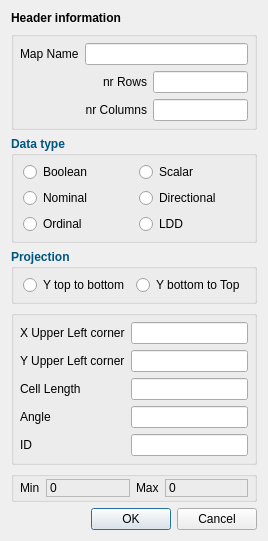
<?xml version="1.0" encoding="UTF-8"?>
<ui version="4.0">
 <class>nutshellmapattribute</class>
 <widget class="QDialog" name="nutshellmapattribute">
  <property name="geometry">
   <rect>
    <x>0</x>
    <y>0</y>
    <width>244</width>
    <height>484</height>
   </rect>
  </property>
  <property name="windowTitle">
   <string>Map header information</string>
  </property>
  <property name="windowIcon">
   <iconset resource="nutshellqt.qrc">
    <normaloff>:/resources/header.png</normaloff>:/resources/header.png</iconset>
  </property>
  <layout class="QGridLayout" name="gridLayout_3">
   <item row="2" column="0">
    <widget class="QGroupBox" name="groupBox_datatype">
     <property name="palette">
      <palette>
       <active>
        <colorrole role="WindowText">
         <brush brushstyle="SolidPattern">
          <color alpha="255">
           <red>0</red>
           <green>85</green>
           <blue>127</blue>
          </color>
         </brush>
        </colorrole>
       </active>
       <inactive>
        <colorrole role="WindowText">
         <brush brushstyle="SolidPattern">
          <color alpha="255">
           <red>0</red>
           <green>85</green>
           <blue>127</blue>
          </color>
         </brush>
        </colorrole>
       </inactive>
       <disabled>
        <colorrole role="WindowText">
         <brush brushstyle="SolidPattern">
          <color alpha="255">
           <red>122</red>
           <green>122</green>
           <blue>122</blue>
          </color>
         </brush>
        </colorrole>
       </disabled>
      </palette>
     </property>
     <property name="font">
      <font>
       <weight>75</weight>
       <bold>true</bold>
      </font>
     </property>
     <property name="title">
      <string>Data type</string>
     </property>
     <property name="flat">
      <bool>false</bool>
     </property>
     <layout class="QGridLayout" name="gridLayout_4">
      <property name="leftMargin">
       <number>9</number>
      </property>
      <property name="topMargin">
       <number>6</number>
      </property>
      <property name="rightMargin">
       <number>9</number>
      </property>
      <property name="bottomMargin">
       <number>6</number>
      </property>
      <property name="horizontalSpacing">
       <number>9</number>
      </property>
      <property name="verticalSpacing">
       <number>6</number>
      </property>
      <item row="0" column="0">
       <widget class="QRadioButton" name="radioButton_boolean">
        <property name="palette">
         <palette>
          <active>
           <colorrole role="WindowText">
            <brush brushstyle="SolidPattern">
             <color alpha="255">
              <red>0</red>
              <green>0</green>
              <blue>0</blue>
             </color>
            </brush>
           </colorrole>
          </active>
          <inactive>
           <colorrole role="WindowText">
            <brush brushstyle="SolidPattern">
             <color alpha="255">
              <red>0</red>
              <green>0</green>
              <blue>0</blue>
             </color>
            </brush>
           </colorrole>
          </inactive>
          <disabled>
           <colorrole role="WindowText">
            <brush brushstyle="SolidPattern">
             <color alpha="255">
              <red>122</red>
              <green>122</green>
              <blue>122</blue>
             </color>
            </brush>
           </colorrole>
          </disabled>
         </palette>
        </property>
        <property name="font">
         <font>
          <weight>50</weight>
          <bold>false</bold>
         </font>
        </property>
        <property name="text">
         <string>Boolean</string>
        </property>
        <attribute name="buttonGroup">
         <string>buttonGroup</string>
        </attribute>
       </widget>
      </item>
      <item row="0" column="1">
       <widget class="QRadioButton" name="radioButton_scalar">
        <property name="palette">
         <palette>
          <active>
           <colorrole role="WindowText">
            <brush brushstyle="SolidPattern">
             <color alpha="255">
              <red>0</red>
              <green>0</green>
              <blue>0</blue>
             </color>
            </brush>
           </colorrole>
          </active>
          <inactive>
           <colorrole role="WindowText">
            <brush brushstyle="SolidPattern">
             <color alpha="255">
              <red>0</red>
              <green>0</green>
              <blue>0</blue>
             </color>
            </brush>
           </colorrole>
          </inactive>
          <disabled>
           <colorrole role="WindowText">
            <brush brushstyle="SolidPattern">
             <color alpha="255">
              <red>122</red>
              <green>122</green>
              <blue>122</blue>
             </color>
            </brush>
           </colorrole>
          </disabled>
         </palette>
        </property>
        <property name="font">
         <font>
          <weight>50</weight>
          <bold>false</bold>
         </font>
        </property>
        <property name="text">
         <string>Scalar</string>
        </property>
        <attribute name="buttonGroup">
         <string>buttonGroup</string>
        </attribute>
       </widget>
      </item>
      <item row="1" column="0">
       <widget class="QRadioButton" name="radioButton_nominal">
        <property name="palette">
         <palette>
          <active>
           <colorrole role="WindowText">
            <brush brushstyle="SolidPattern">
             <color alpha="255">
              <red>0</red>
              <green>0</green>
              <blue>0</blue>
             </color>
            </brush>
           </colorrole>
          </active>
          <inactive>
           <colorrole role="WindowText">
            <brush brushstyle="SolidPattern">
             <color alpha="255">
              <red>0</red>
              <green>0</green>
              <blue>0</blue>
             </color>
            </brush>
           </colorrole>
          </inactive>
          <disabled>
           <colorrole role="WindowText">
            <brush brushstyle="SolidPattern">
             <color alpha="255">
              <red>122</red>
              <green>122</green>
              <blue>122</blue>
             </color>
            </brush>
           </colorrole>
          </disabled>
         </palette>
        </property>
        <property name="font">
         <font>
          <weight>50</weight>
          <bold>false</bold>
         </font>
        </property>
        <property name="text">
         <string>Nominal</string>
        </property>
        <attribute name="buttonGroup">
         <string>buttonGroup</string>
        </attribute>
       </widget>
      </item>
      <item row="1" column="1">
       <widget class="QRadioButton" name="radioButton_directional">
        <property name="palette">
         <palette>
          <active>
           <colorrole role="WindowText">
            <brush brushstyle="SolidPattern">
             <color alpha="255">
              <red>0</red>
              <green>0</green>
              <blue>0</blue>
             </color>
            </brush>
           </colorrole>
          </active>
          <inactive>
           <colorrole role="WindowText">
            <brush brushstyle="SolidPattern">
             <color alpha="255">
              <red>0</red>
              <green>0</green>
              <blue>0</blue>
             </color>
            </brush>
           </colorrole>
          </inactive>
          <disabled>
           <colorrole role="WindowText">
            <brush brushstyle="SolidPattern">
             <color alpha="255">
              <red>122</red>
              <green>122</green>
              <blue>122</blue>
             </color>
            </brush>
           </colorrole>
          </disabled>
         </palette>
        </property>
        <property name="font">
         <font>
          <weight>50</weight>
          <bold>false</bold>
         </font>
        </property>
        <property name="text">
         <string>Directional</string>
        </property>
        <attribute name="buttonGroup">
         <string>buttonGroup</string>
        </attribute>
       </widget>
      </item>
      <item row="2" column="0">
       <widget class="QRadioButton" name="radioButton_ordinal">
        <property name="palette">
         <palette>
          <active>
           <colorrole role="WindowText">
            <brush brushstyle="SolidPattern">
             <color alpha="255">
              <red>0</red>
              <green>0</green>
              <blue>0</blue>
             </color>
            </brush>
           </colorrole>
          </active>
          <inactive>
           <colorrole role="WindowText">
            <brush brushstyle="SolidPattern">
             <color alpha="255">
              <red>0</red>
              <green>0</green>
              <blue>0</blue>
             </color>
            </brush>
           </colorrole>
          </inactive>
          <disabled>
           <colorrole role="WindowText">
            <brush brushstyle="SolidPattern">
             <color alpha="255">
              <red>122</red>
              <green>122</green>
              <blue>122</blue>
             </color>
            </brush>
           </colorrole>
          </disabled>
         </palette>
        </property>
        <property name="font">
         <font>
          <weight>50</weight>
          <bold>false</bold>
         </font>
        </property>
        <property name="text">
         <string>Ordinal</string>
        </property>
        <attribute name="buttonGroup">
         <string>buttonGroup</string>
        </attribute>
       </widget>
      </item>
      <item row="2" column="1">
       <widget class="QRadioButton" name="radioButton_ldd">
        <property name="palette">
         <palette>
          <active>
           <colorrole role="WindowText">
            <brush brushstyle="SolidPattern">
             <color alpha="255">
              <red>0</red>
              <green>0</green>
              <blue>0</blue>
             </color>
            </brush>
           </colorrole>
          </active>
          <inactive>
           <colorrole role="WindowText">
            <brush brushstyle="SolidPattern">
             <color alpha="255">
              <red>0</red>
              <green>0</green>
              <blue>0</blue>
             </color>
            </brush>
           </colorrole>
          </inactive>
          <disabled>
           <colorrole role="WindowText">
            <brush brushstyle="SolidPattern">
             <color alpha="255">
              <red>122</red>
              <green>122</green>
              <blue>122</blue>
             </color>
            </brush>
           </colorrole>
          </disabled>
         </palette>
        </property>
        <property name="font">
         <font>
          <weight>50</weight>
          <bold>false</bold>
         </font>
        </property>
        <property name="text">
         <string>LDD</string>
        </property>
        <attribute name="buttonGroup">
         <string>buttonGroup</string>
        </attribute>
       </widget>
      </item>
     </layout>
    </widget>
   </item>
   <item row="3" column="0">
    <widget class="QGroupBox" name="groupBox_projection">
     <property name="palette">
      <palette>
       <active>
        <colorrole role="WindowText">
         <brush brushstyle="SolidPattern">
          <color alpha="255">
           <red>0</red>
           <green>85</green>
           <blue>127</blue>
          </color>
         </brush>
        </colorrole>
       </active>
       <inactive>
        <colorrole role="WindowText">
         <brush brushstyle="SolidPattern">
          <color alpha="255">
           <red>0</red>
           <green>85</green>
           <blue>127</blue>
          </color>
         </brush>
        </colorrole>
       </inactive>
       <disabled>
        <colorrole role="WindowText">
         <brush brushstyle="SolidPattern">
          <color alpha="255">
           <red>122</red>
           <green>122</green>
           <blue>122</blue>
          </color>
         </brush>
        </colorrole>
       </disabled>
      </palette>
     </property>
     <property name="font">
      <font>
       <weight>75</weight>
       <bold>true</bold>
      </font>
     </property>
     <property name="title">
      <string>Projection</string>
     </property>
     <layout class="QGridLayout" name="gridLayout_5">
      <property name="leftMargin">
       <number>9</number>
      </property>
      <property name="topMargin">
       <number>6</number>
      </property>
      <property name="rightMargin">
       <number>9</number>
      </property>
      <property name="bottomMargin">
       <number>6</number>
      </property>
      <item row="0" column="0">
       <widget class="QRadioButton" name="radioButton_YTopBot">
        <property name="palette">
         <palette>
          <active>
           <colorrole role="WindowText">
            <brush brushstyle="SolidPattern">
             <color alpha="255">
              <red>0</red>
              <green>0</green>
              <blue>0</blue>
             </color>
            </brush>
           </colorrole>
          </active>
          <inactive>
           <colorrole role="WindowText">
            <brush brushstyle="SolidPattern">
             <color alpha="255">
              <red>0</red>
              <green>0</green>
              <blue>0</blue>
             </color>
            </brush>
           </colorrole>
          </inactive>
          <disabled>
           <colorrole role="WindowText">
            <brush brushstyle="SolidPattern">
             <color alpha="255">
              <red>122</red>
              <green>122</green>
              <blue>122</blue>
             </color>
            </brush>
           </colorrole>
          </disabled>
         </palette>
        </property>
        <property name="font">
         <font>
          <weight>50</weight>
          <bold>false</bold>
         </font>
        </property>
        <property name="text">
         <string>Y top to bottom</string>
        </property>
        <attribute name="buttonGroup">
         <string>buttonGroup_2</string>
        </attribute>
       </widget>
      </item>
      <item row="0" column="1">
       <widget class="QRadioButton" name="radioButton_YBotTop">
        <property name="palette">
         <palette>
          <active>
           <colorrole role="WindowText">
            <brush brushstyle="SolidPattern">
             <color alpha="255">
              <red>0</red>
              <green>0</green>
              <blue>0</blue>
             </color>
            </brush>
           </colorrole>
          </active>
          <inactive>
           <colorrole role="WindowText">
            <brush brushstyle="SolidPattern">
             <color alpha="255">
              <red>0</red>
              <green>0</green>
              <blue>0</blue>
             </color>
            </brush>
           </colorrole>
          </inactive>
          <disabled>
           <colorrole role="WindowText">
            <brush brushstyle="SolidPattern">
             <color alpha="255">
              <red>122</red>
              <green>122</green>
              <blue>122</blue>
             </color>
            </brush>
           </colorrole>
          </disabled>
         </palette>
        </property>
        <property name="font">
         <font>
          <weight>50</weight>
          <bold>false</bold>
         </font>
        </property>
        <property name="text">
         <string>Y bottom to Top</string>
        </property>
        <attribute name="buttonGroup">
         <string>buttonGroup_2</string>
        </attribute>
       </widget>
      </item>
     </layout>
    </widget>
   </item>
   <item row="5" column="0">
    <widget class="QGroupBox" name="groupBox">
     <layout class="QGridLayout" name="gridLayout">
      <property name="margin">
       <number>6</number>
      </property>
      <item row="0" column="0">
       <widget class="QLabel" name="label_4">
        <property name="layoutDirection">
         <enum>Qt::RightToLeft</enum>
        </property>
        <property name="text">
         <string>X Upper Left corner</string>
        </property>
       </widget>
      </item>
      <item row="0" column="1">
       <widget class="QLineEdit" name="lineEdit_XUL">
        <property name="layoutDirection">
         <enum>Qt::RightToLeft</enum>
        </property>
       </widget>
      </item>
      <item row="1" column="0">
       <widget class="QLabel" name="label_7">
        <property name="layoutDirection">
         <enum>Qt::RightToLeft</enum>
        </property>
        <property name="text">
         <string>Y Upper Left corner</string>
        </property>
       </widget>
      </item>
      <item row="1" column="1">
       <widget class="QLineEdit" name="lineEdit_YUL">
        <property name="layoutDirection">
         <enum>Qt::RightToLeft</enum>
        </property>
       </widget>
      </item>
      <item row="2" column="0">
       <widget class="QLabel" name="label_8">
        <property name="layoutDirection">
         <enum>Qt::RightToLeft</enum>
        </property>
        <property name="text">
         <string>Cell Length</string>
        </property>
       </widget>
      </item>
      <item row="2" column="1">
       <widget class="QLineEdit" name="lineEdit_celllength">
        <property name="layoutDirection">
         <enum>Qt::RightToLeft</enum>
        </property>
       </widget>
      </item>
      <item row="3" column="0">
       <widget class="QLabel" name="label_9">
        <property name="layoutDirection">
         <enum>Qt::RightToLeft</enum>
        </property>
        <property name="text">
         <string>Angle</string>
        </property>
       </widget>
      </item>
      <item row="3" column="1">
       <widget class="QLineEdit" name="lineEdit_angle">
        <property name="layoutDirection">
         <enum>Qt::RightToLeft</enum>
        </property>
       </widget>
      </item>
      <item row="4" column="0">
       <widget class="QLabel" name="label_10">
        <property name="layoutDirection">
         <enum>Qt::RightToLeft</enum>
        </property>
        <property name="text">
         <string>ID</string>
        </property>
       </widget>
      </item>
      <item row="4" column="1">
       <widget class="QLineEdit" name="lineEdit_ID">
        <property name="layoutDirection">
         <enum>Qt::RightToLeft</enum>
        </property>
       </widget>
      </item>
     </layout>
    </widget>
   </item>
   <item row="8" column="0">
    <widget class="QDialogButtonBox" name="buttonBox">
     <property name="orientation">
      <enum>Qt::Horizontal</enum>
     </property>
     <property name="standardButtons">
      <set>QDialogButtonBox::Cancel|QDialogButtonBox::Ok</set>
     </property>
    </widget>
   </item>
   <item row="1" column="0">
    <widget class="QGroupBox" name="groupBox">
     <layout class="QGridLayout" name="gridLayout_2">
      <property name="margin">
       <number>6</number>
      </property>
      <item row="0" column="0">
       <widget class="QLabel" name="label">
        <property name="text">
         <string>Map Name</string>
        </property>
       </widget>
      </item>
      <item row="0" column="1" colspan="2">
       <widget class="QLineEdit" name="lineEdit_mapname"/>
      </item>
      <item row="1" column="1">
       <widget class="QLabel" name="label_2">
        <property name="text">
         <string>nr Rows</string>
        </property>
        <property name="alignment">
         <set>Qt::AlignRight|Qt::AlignTrailing|Qt::AlignVCenter</set>
        </property>
       </widget>
      </item>
      <item row="1" column="2">
       <widget class="QLineEdit" name="lineEdit_nrRows"/>
      </item>
      <item row="2" column="1">
       <widget class="QLabel" name="label_3">
        <property name="text">
         <string>nr Columns</string>
        </property>
        <property name="alignment">
         <set>Qt::AlignRight|Qt::AlignTrailing|Qt::AlignVCenter</set>
        </property>
       </widget>
      </item>
      <item row="2" column="2">
       <widget class="QLineEdit" name="lineEdit_nrCols"/>
      </item>
     </layout>
    </widget>
   </item>
   <item row="6" column="0">
    <widget class="QGroupBox" name="groupBox_minmax">
     <layout class="QGridLayout" name="gridLayout_6">
      <property name="leftMargin">
       <number>6</number>
      </property>
      <property name="topMargin">
       <number>2</number>
      </property>
      <property name="rightMargin">
       <number>6</number>
      </property>
      <property name="bottomMargin">
       <number>2</number>
      </property>
      <item row="0" column="0">
       <widget class="QLabel" name="label_5">
        <property name="sizePolicy">
         <sizepolicy hsizetype="Fixed" vsizetype="Preferred">
          <horstretch>0</horstretch>
          <verstretch>0</verstretch>
         </sizepolicy>
        </property>
        <property name="text">
         <string>Min</string>
        </property>
       </widget>
      </item>
      <item row="0" column="1">
       <widget class="QLabel" name="label_minValue">
        <property name="layoutDirection">
         <enum>Qt::RightToLeft</enum>
        </property>
        <property name="frameShape">
         <enum>QFrame::StyledPanel</enum>
        </property>
        <property name="text">
         <string>0</string>
        </property>
       </widget>
      </item>
      <item row="0" column="2">
       <widget class="QLabel" name="label_6">
        <property name="sizePolicy">
         <sizepolicy hsizetype="Fixed" vsizetype="Preferred">
          <horstretch>0</horstretch>
          <verstretch>0</verstretch>
         </sizepolicy>
        </property>
        <property name="text">
         <string>Max</string>
        </property>
       </widget>
      </item>
      <item row="0" column="3">
       <widget class="QLabel" name="label_maxValue">
        <property name="layoutDirection">
         <enum>Qt::RightToLeft</enum>
        </property>
        <property name="frameShape">
         <enum>QFrame::StyledPanel</enum>
        </property>
        <property name="text">
         <string>0</string>
        </property>
       </widget>
      </item>
     </layout>
    </widget>
   </item>
   <item row="7" column="0">
    <spacer name="verticalSpacer">
     <property name="orientation">
      <enum>Qt::Vertical</enum>
     </property>
     <property name="sizeHint" stdset="0">
      <size>
       <width>20</width>
       <height>40</height>
      </size>
     </property>
    </spacer>
   </item>
   <item row="0" column="0">
    <widget class="QLabel" name="label_header">
     <property name="font">
      <font>
       <weight>75</weight>
       <bold>true</bold>
      </font>
     </property>
     <property name="text">
      <string>Header information</string>
     </property>
    </widget>
   </item>
  </layout>
 </widget>
 <resources>
  <include location="nutshellqt.qrc"/>
 </resources>
 <connections>
  <connection>
   <sender>buttonBox</sender>
   <signal>accepted()</signal>
   <receiver>nutshellmapattribute</receiver>
   <slot>accept()</slot>
   <hints>
    <hint type="sourcelabel">
     <x>248</x>
     <y>254</y>
    </hint>
    <hint type="destinationlabel">
     <x>157</x>
     <y>274</y>
    </hint>
   </hints>
  </connection>
  <connection>
   <sender>buttonBox</sender>
   <signal>rejected()</signal>
   <receiver>nutshellmapattribute</receiver>
   <slot>reject()</slot>
   <hints>
    <hint type="sourcelabel">
     <x>316</x>
     <y>260</y>
    </hint>
    <hint type="destinationlabel">
     <x>286</x>
     <y>274</y>
    </hint>
   </hints>
  </connection>
 </connections>
 <buttongroups>
  <buttongroup name="buttonGroup_2"/>
  <buttongroup name="buttonGroup"/>
 </buttongroups>
</ui>
